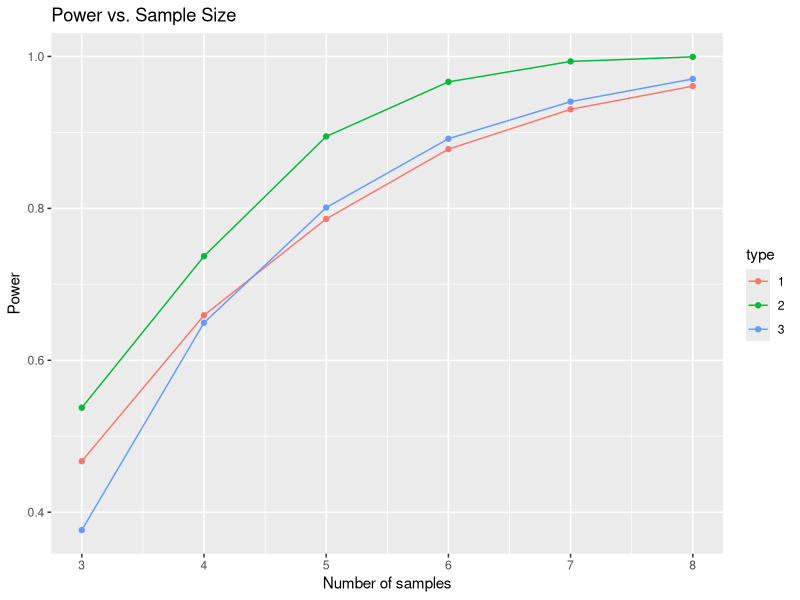

Reproduce this figure in R.
## assignment for determining power relationship with sample size for
## two different normal populations with three different sampling methods

library(reshape2); library(ggplot2);

calc_power <- function(n, m1, m2, s_pop, N) {

  p1 <- numeric(N); p2 <- numeric(N); p3 <- numeric(N);
  s <- 1:N;
  
  for (i in s){
    
    # sample
    x <- rnorm(n=n, mean=m1, sd=s_pop);
    y <- rnorm(n=n, mean=m2, sd=s_pop);
    
    # sample means
    xmean <- mean(x); 
    ymean <- mean(y);
    
    # sample standard deviation
    xsd <- sd(x); 
    ysd <- sd(y);
    
    # randomly sample both populations (many times), use the sample means and sample standard deviations to get p values
    t1 <- (xmean - ymean) * sqrt(n/2) / sqrt((xsd^2 + ysd^2)/2);
    p1[i] <- 2 * pt(-abs(t1), 2*n-2);
    
    # randomly sample one population many times. each instance, approximate other population by 
    # shifting the sample collected by the difference in pop means. Use sample means and sds to determine p values
    diff <- (m2 - m1); y_approx <- x + diff;
    
    # get new y stats
    ymean_approx <- mean(y_approx);
    ysd_approx <- sd(y_approx);
    
    t2 <- (xmean - ymean_approx) * sqrt(n/2) / sqrt((xsd^2 + ysd_approx^2)/2);
    p2[i] <- 2 * pt(-abs(t2), 2*n-2);
    
    # randomly sample both populations (many times), use the sample means
    # standard deviations are known and equal to the population SD to determine your p values.
    t3 <- (xmean - ymean) * sqrt(n/2) / s_pop;
    p3[i] <- 2 * pt(-abs(t3), 2*n-2);
  }
  
  pow1 <- length(which(p1 < .05))/N;
  pow2 <- length(which(p2 < .05))/N;
  pow3 <- length(which(p3 < .05))/N;
  
  return_list <- list("pow1" = pow1, "pow2" = pow2, "pow3" = pow3);
  return(return_list);
}

# population info
m1 <- 10; m2 <- 14; s_pop <- 2;

# set up sizes
N <- 20000;

# set up arrays to test for power
n <- 3:8; v <- 1:length(n);
pow1 <- numeric(length(n)); pow2 <- numeric(length(n)); pow3 <- numeric(length(n));

for (j in v) {
  a <- calc_power(n[j], m1, m2, s_pop, N);
  pow1[j] <- a$pow1;
  pow2[j] <- a$pow2;
  pow3[j] <- a$pow3;
}


# calculate power with tests
ncalc_1 <- power.t.test(power = 0.8, delta=(m2-m1), sd=s_pop)$n;
ncalc_2 <- power.anova.test(groups=2, power = 0.8, between.var = var(c(m1,m2)), within.var = 2^2)$n

# find intersection point manually
a  <- c(0, 0.8);
b  <- c(6, 0.87935);
c  <- c(10, 0.8);
d  <- c(5, 0.78920)

# find y 
k.1 <- ((c[2]-a[2])/(c[1]-a[1]))
k.2 <- ((b[2]-d[2])/(b[1]-d[1]))  
y <- (((-k.1/k.2)*d[2]+k.1*d[1]-k.1*c[1]+d[2])/(1-k.1/k.2))

# find x intersection point
ncalc_3 <- ((y-d[2])+d[1]*k.2)/k.2

## three different methods of determining sample size required for power = 0.80
message("power.t.test: ", ncalc_1);
message("power.anova.test:", ncalc_2);
message("manual estimae: ", ncalc_3);

df <- data.frame(n=c(n,n,n), 
                 type=c(rep(1,length(pow1)), rep(2, length(pow2)), rep(3, length(pow3))),
                 power=c(pow1,pow2,pow3));
df$type <- factor(df$type)

pl <- ggplot(df, aes(x=n, y=power, color=type)) + 
  geom_line(aes(x=n, y=power, color=type)) + geom_point(aes(x=n, y=power, color=type)) +
  labs(title="Power vs. Sample Size", x = "Number of samples", y = "Power");
print(pl);